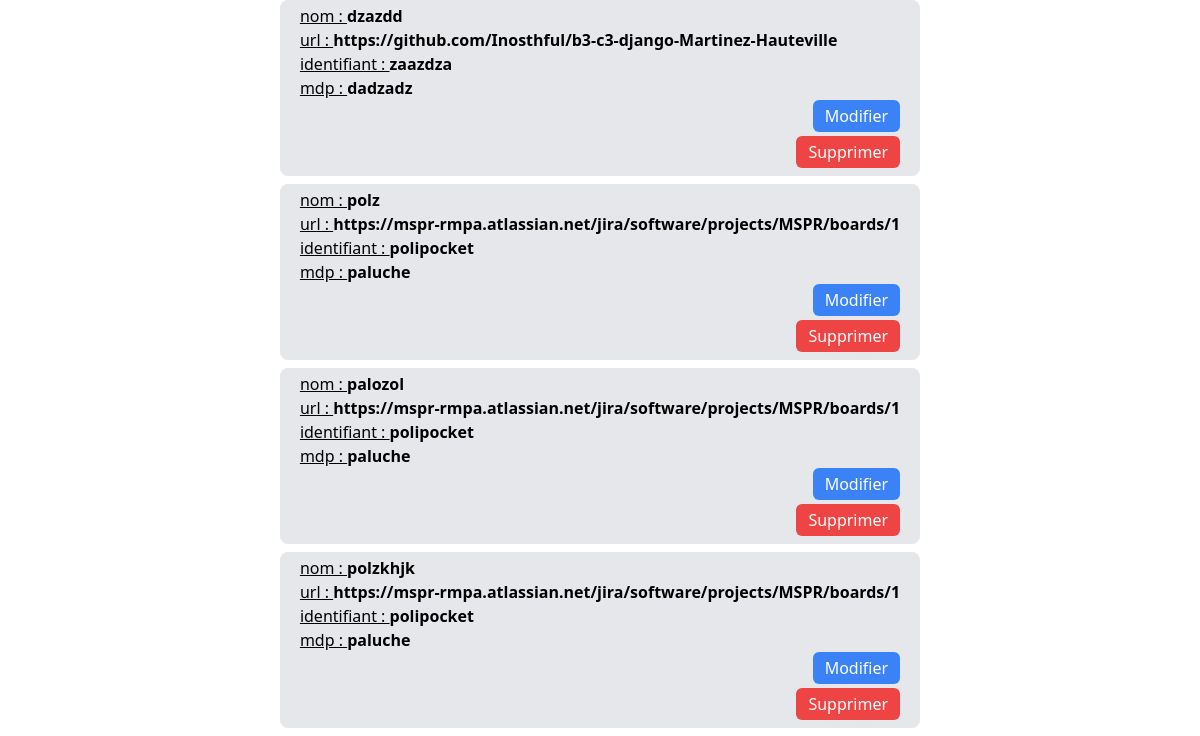
The page / (signed in, lower part) on the database as committed earlier.
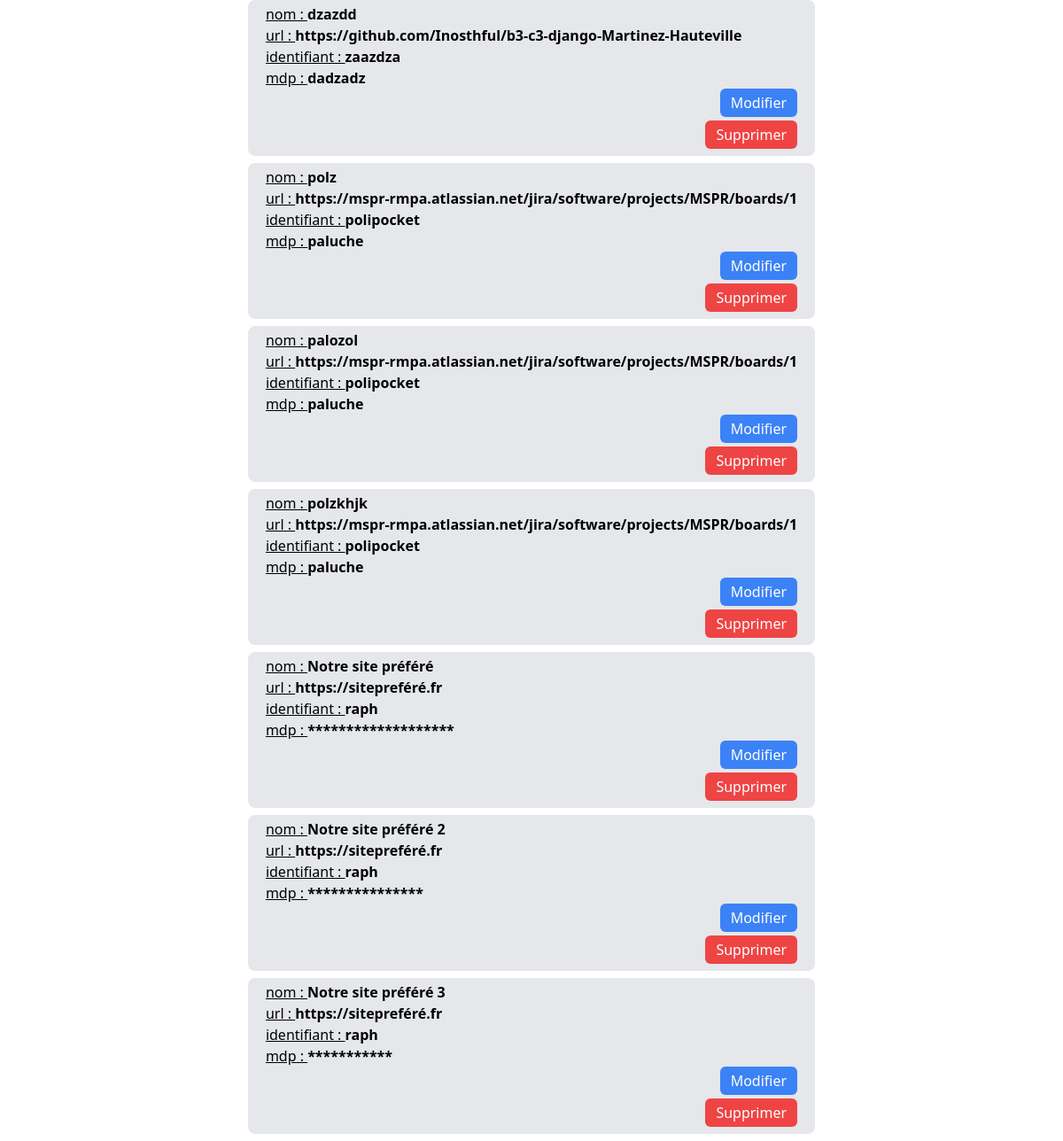
The same page on the database as committed later.
### appssword/models.py (models this page shows, shortened)
class Site(models.Model):
    id = models.AutoField(primary_key=True)
    nom = models.CharField(max_length=100)
    url = models.URLField(max_length=200)
    identifiant = models.CharField(max_length=50)
    mot_de_passe = models.CharField(max_length=50)
    user = models.ForeignKey(settings.AUTH_USER_MODEL, on_delete=models.CASCADE , null=True)

### appssword/views.py (the view)
# urls.py: path('', list_sites, name='list_sites'),  # URL racine de l'application
@login_required
def list_sites(request):
    if not request.user.is_superuser:
        sites = Site.objects.filter(user=request.user)
        return render(request, 'sites/list_sites.html', {'sites': sites})
    sites = Site.objects.all()
    return render(request, 'sites/list_sites.html', {'sites': sites})

### appssword/templates/sites/list_sites.html (shortened to what this page needs)
{% extends 'base.html' %}
{% block content %}
<div class="maincontent flex items-center justify-center flex-col bg-white ">
  <div class="flex justify-center items-center pt-3">
  <ul>
    {% for site in sites %}
      <li class="bg-gray-200 test-dark py-1 my-2 p-5 rounded-lg flex flex-col">
           <div> <span class="underline">nom : </span> <span class="font-semibold">{{ site.nom }} </span> </div>
         <div> <span class="underline">url : </span> <span class="font-semibold">{{ site.url }} </span> </div>
         <div> <span class="underline">identifiant : </span> <span class="font-semibold">{{ site.identifiant }} </span></div>
        <div> <span class="underline">mdp : </span> <span class="font-semibold">{{ site.mot_de_passe }} </span> </div>
        <div> <a href="{% url 'change_site' site.id %}" class="flex justify-end items-end">
        <button class="bg-blue-500 text-white px-3 py-1 rounded-md hover:bg-blue-700">Modifier</button>
    </a></div>
    <div>
    <a href="{% url 'suppress_site' site.id %}" class="flex justify-end items-end my-1">
        <button class="bg-red-500 text-white px-3 py-1 rounded-md hover:bg-red-600">Supprimer</button>
    </a></div></li>
    {% endfor %}
  </ul>
</div>
</div>
{% endblock %}

### appssword/templates/base.html (shortened to what this page needs)
<html lang="en">
    {% load static %}
<head>
    <link href="https://cdn.jsdelivr.net/npm/tailwindcss@2.2.19/dist/tailwind.min.css" rel="stylesheet">
    <link rel="stylesheet" href="{% static 'css/styles.css' %}">
</head>
<body>
    {% block content %}{% endblock %}
</body>
</html>

Rows that differ between the two databases and show on the page:
added Site: nom "Notre site préféré", url "https://sitepreféré.fr", identifiant "raph", mot_de_passe "*******************"
added Site: nom "Notre site préféré 2", url "https://sitepreféré.fr", identifiant "raph", mot_de_passe "***************"
added Site: nom "Notre site préféré 3", url "https://sitepreféré.fr", identifiant "raph", mot_de_passe "***********"
